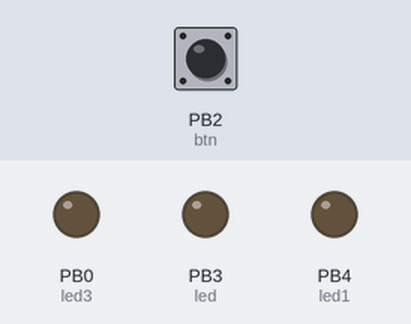
Simulated run of this sketch. Board: ATtiny85, built with avr-gcc and run on an emulated ATtiny85. Shown: output pins drawn as LEDs (lit = HIGH). Inputs (shaded band) come from the test bench; at power-on: PB2 (btn) HIGH.

Above: at 1.2 s.
1.3 s: PB2 (btn) pulled LOW for 0.15 s
At 2.0 s:
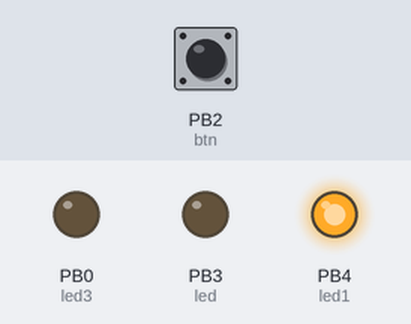
Timing chart, 0 to 32.8 s (numbered marks = the images above; inputs shaded):
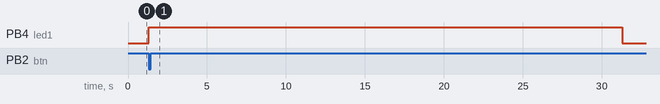

The sketch:

ATTiny85DogBlink.ino
```cpp
int led = 3;
int led1 = 4;
int btn = 2;
int led3= 0;

int buttonstate;

// the setup routine runs once when you press reset:
void setup() {

  pinMode(led, OUTPUT);
  pinMode(led1, OUTPUT);
 pinMode (btn,INPUT);
  pinMode (led3, OUTPUT);
  buttonstate=1;
}

// the loop routine runs over and over again forever:
void loop() {


if((digitalRead(btn)== LOW)&&(buttonstate==1)){
  buttonstate=0;
 digitalWrite(led1,HIGH);
 delay(30000);
 buttonstate=1;
   }
 else{
  digitalWrite(led1,LOW);
 }
}
```

Measured:
- after the input at 1.3 s, PB4 (led1): LOW → HIGH at once, → LOW 30.0 s later
